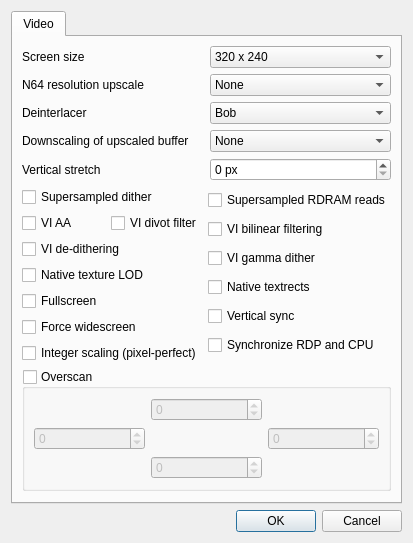
<?xml version="1.0" encoding="UTF-8"?>
<ui version="4.0">
 <class>MainDialog</class>
 <widget class="QDialog" name="MainDialog">
  <property name="geometry">
   <rect>
    <x>0</x>
    <y>0</y>
    <width>408</width>
    <height>446</height>
   </rect>
  </property>
  <property name="windowTitle">
   <string>paraLLEl-RDP</string>
  </property>
  <layout class="QVBoxLayout" name="verticalLayout_2">
   <item>
    <layout class="QHBoxLayout" name="horizontalLayout">
     <item>
      <widget class="QTabWidget" name="tabWidget">
       <widget class="QWidget" name="tab">
        <attribute name="title">
         <string>Video</string>
        </attribute>
        <layout class="QVBoxLayout" name="verticalLayout">
         <item>
          <layout class="QHBoxLayout" name="horizontalLayout_2">
           <item>
            <widget class="QLabel" name="label">
             <property name="text">
              <string>Screen size</string>
             </property>
            </widget>
           </item>
           <item>
            <widget class="QComboBox" name="screenSizeComboBox">
             <item>
              <property name="text">
               <string>320 x 240</string>
              </property>
             </item>
             <item>
              <property name="text">
               <string>400 x 300</string>
              </property>
             </item>
             <item>
              <property name="text">
               <string>480 x 360</string>
              </property>
             </item>
             <item>
              <property name="text">
               <string>640 x 480</string>
              </property>
             </item>
             <item>
              <property name="text">
               <string>800 x 600</string>
              </property>
             </item>
             <item>
              <property name="text">
               <string>960 x 720</string>
              </property>
             </item>
             <item>
              <property name="text">
               <string>1024 x 768</string>
              </property>
             </item>
             <item>
              <property name="text">
               <string>1152 x 864</string>
              </property>
             </item>
             <item>
              <property name="text">
               <string>1280 x 960</string>
              </property>
             </item>
             <item>
              <property name="text">
               <string>1280 x 1024</string>
              </property>
             </item>
             <item>
              <property name="text">
               <string>1440 x 1080</string>
              </property>
             </item>
             <item>
              <property name="text">
               <string>1600 x 1024</string>
              </property>
             </item>
             <item>
              <property name="text">
               <string>1600 x 1200</string>
              </property>
             </item>
            </widget>
           </item>
          </layout>
         </item>
         <item>
          <layout class="QHBoxLayout" name="horizontalLayout_3">
           <item>
            <widget class="QLabel" name="label_2">
             <property name="text">
              <string>N64 resolution upscale</string>
             </property>
            </widget>
           </item>
           <item>
            <widget class="QComboBox" name="resolutionUpscaleComboBox">
             <item>
              <property name="text">
               <string>None</string>
              </property>
             </item>
             <item>
              <property name="text">
               <string>2x</string>
              </property>
             </item>
             <item>
              <property name="text">
               <string>4x</string>
              </property>
             </item>
             <item>
              <property name="text">
               <string>8x (hi-end GPUs only)</string>
              </property>
             </item>
            </widget>
           </item>
          </layout>
         </item>
         <item>
          <layout class="QHBoxLayout" name="horizontalLayout_4">
           <item>
            <widget class="QLabel" name="label_3">
             <property name="text">
              <string>Deinterlacer</string>
             </property>
            </widget>
           </item>
           <item>
            <widget class="QComboBox" name="deinterlacerComboBox">
             <item>
              <property name="text">
               <string>Bob</string>
              </property>
             </item>
             <item>
              <property name="text">
               <string>Weave</string>
              </property>
             </item>
            </widget>
           </item>
          </layout>
         </item>
         <item>
          <layout class="QHBoxLayout" name="horizontalLayout_5">
           <item>
            <widget class="QLabel" name="label_4">
             <property name="text">
              <string>Downscaling of upscaled buffer</string>
             </property>
            </widget>
           </item>
           <item>
            <widget class="QComboBox" name="downscalerComboBox">
             <item>
              <property name="text">
               <string>None</string>
              </property>
             </item>
             <item>
              <property name="text">
               <string>1/2</string>
              </property>
             </item>
             <item>
              <property name="text">
               <string>1/4</string>
              </property>
             </item>
             <item>
              <property name="text">
               <string>1/8</string>
              </property>
             </item>
            </widget>
           </item>
          </layout>
         </item>
         <item>
          <layout class="QHBoxLayout" name="horizontalLayout_9">
           <property name="bottomMargin">
            <number>0</number>
           </property>
           <item>
            <widget class="QLabel" name="label_6">
             <property name="text">
              <string>Vertical stretch</string>
             </property>
            </widget>
           </item>
           <item>
            <widget class="QSpinBox" name="verticalStretchSpinBox">
             <property name="suffix">
              <string> px</string>
             </property>
            </widget>
           </item>
          </layout>
         </item>
         <item>
          <layout class="QHBoxLayout" name="horizontalLayout_6">
           <item>
            <layout class="QVBoxLayout" name="verticalLayout_3">
             <item>
              <widget class="QCheckBox" name="superSampledDitherCheckBox">
               <property name="text">
                <string>Supersampled dither</string>
               </property>
              </widget>
             </item>
             <item>
              <layout class="QHBoxLayout" name="horizontalLayout_7">
               <item>
                <widget class="QCheckBox" name="viAaCheckBox">
                 <property name="text">
                  <string>VI AA</string>
                 </property>
                </widget>
               </item>
               <item>
                <widget class="QCheckBox" name="viDivotFilterCheckBox">
                 <property name="text">
                  <string>VI divot filter</string>
                 </property>
                </widget>
               </item>
              </layout>
             </item>
             <item>
              <widget class="QCheckBox" name="viDeDitheringCheckBox">
               <property name="text">
                <string>VI de-dithering</string>
               </property>
              </widget>
             </item>
             <item>
              <widget class="QCheckBox" name="nativeTextureLodCheckBox">
               <property name="text">
                <string>Native texture LOD</string>
               </property>
              </widget>
             </item>
             <item>
              <widget class="QCheckBox" name="fullscreenCheckBox">
               <property name="text">
                <string>Fullscreen</string>
               </property>
              </widget>
             </item>
             <item>
              <widget class="QCheckBox" name="forceWidescreenCheckBox">
               <property name="text">
                <string>Force widescreen</string>
               </property>
              </widget>
             </item>
             <item>
              <widget class="QCheckBox" name="integerScalingCheckBox">
               <property name="text">
                <string>Integer scaling (pixel-perfect)</string>
               </property>
               <property name="toolTip">
                <string>Scales the image by the largest integer factor that fits the window. Eliminates sub-pixel blurring (Perfect Pixel / 1:1).</string>
               </property>
              </widget>
             </item>
            </layout>
           </item>
           <item>
            <layout class="QVBoxLayout" name="verticalLayout_4">
             <item>
              <widget class="QCheckBox" name="supersampledRdramReadsCheckBox">
               <property name="text">
                <string>Supersampled RDRAM reads</string>
               </property>
              </widget>
             </item>
             <item>
              <widget class="QCheckBox" name="viBilinearFilteringCheckBox">
               <property name="text">
                <string>VI bilinear filtering</string>
               </property>
              </widget>
             </item>
             <item>
              <widget class="QCheckBox" name="viGammaDitherCheckBox">
               <property name="text">
                <string>VI gamma dither</string>
               </property>
              </widget>
             </item>
             <item>
              <widget class="QCheckBox" name="nativeTextRectsCheckBox">
               <property name="text">
                <string>Native textrects</string>
               </property>
              </widget>
             </item>
             <item>
              <widget class="QCheckBox" name="verticalSyncCheckBox">
               <property name="text">
                <string>Vertical sync</string>
               </property>
              </widget>
             </item>
             <item>
              <widget class="QCheckBox" name="synchronizeCheckBox">
               <property name="text">
                <string>Synchronize RDP and CPU</string>
               </property>
              </widget>
             </item>
            </layout>
           </item>
          </layout>
         </item>
         <item>
          <widget class="QGroupBox" name="overscanGroupBox">
           <property name="title">
            <string>Overscan</string>
           </property>
           <property name="checkable">
            <bool>true</bool>
           </property>
           <property name="checked">
            <bool>false</bool>
           </property>
           <layout class="QGridLayout" name="gridLayout">
            <item row="0" column="1">
             <widget class="QSpinBox" name="overscanTopSpinBox">
              <property name="minimum">
               <number>-99</number>
              </property>
             </widget>
            </item>
            <item row="1" column="0">
             <widget class="QSpinBox" name="overscanLeftSpinBox">
              <property name="minimum">
               <number>-99</number>
              </property>
             </widget>
            </item>
            <item row="1" column="2">
             <widget class="QSpinBox" name="overscanRightSpinBox">
              <property name="minimum">
               <number>-99</number>
              </property>
             </widget>
            </item>
            <item row="2" column="1">
             <widget class="QSpinBox" name="overscanBottomSpinBox">
              <property name="minimum">
               <number>-99</number>
              </property>
             </widget>
            </item>
           </layout>
           <zorder>overscanBottomSpinBox</zorder>
           <zorder>overscanRightSpinBox</zorder>
           <zorder>overscanLeftSpinBox</zorder>
           <zorder>overscanTopSpinBox</zorder>
          </widget>
         </item>
         <item>
          <spacer name="verticalSpacer">
           <property name="orientation">
            <enum>Qt::Vertical</enum>
           </property>
           <property name="sizeHint" stdset="0">
            <size>
             <width>20</width>
             <height>40</height>
            </size>
           </property>
          </spacer>
         </item>
        </layout>
       </widget>
      </widget>
     </item>
    </layout>
   </item>
   <item>
    <widget class="QDialogButtonBox" name="buttonBox">
     <property name="orientation">
      <enum>Qt::Horizontal</enum>
     </property>
     <property name="standardButtons">
      <set>QDialogButtonBox::Cancel|QDialogButtonBox::Ok</set>
     </property>
    </widget>
   </item>
  </layout>
 </widget>
 <resources/>
 <connections>
  <connection>
   <sender>buttonBox</sender>
   <signal>accepted()</signal>
   <receiver>MainDialog</receiver>
   <slot>accept()</slot>
   <hints>
    <hint type="sourcelabel">
     <x>248</x>
     <y>254</y>
    </hint>
    <hint type="destinationlabel">
     <x>157</x>
     <y>274</y>
    </hint>
   </hints>
  </connection>
  <connection>
   <sender>buttonBox</sender>
   <signal>rejected()</signal>
   <receiver>MainDialog</receiver>
   <slot>reject()</slot>
   <hints>
    <hint type="sourcelabel">
     <x>316</x>
     <y>260</y>
    </hint>
    <hint type="destinationlabel">
     <x>286</x>
     <y>274</y>
    </hint>
   </hints>
  </connection>
 </connections>
</ui>
